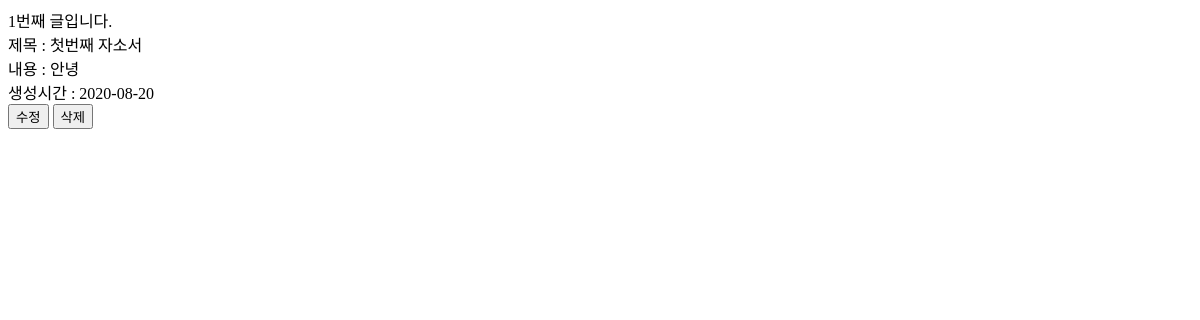
Before: /detail/1 (signed in) with the older database file.
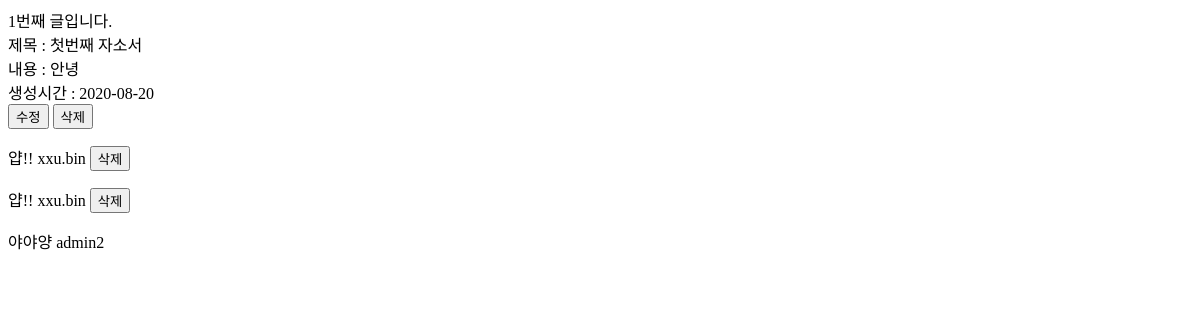
After: the same page with the newer database file.
### main/models.py (models this page shows)
class Comment(models.Model):
    content = models.CharField(max_length=100)
    author = author = models.ForeignKey(User, on_delete=models.CASCADE)
    jasoseol = models.ForeignKey(Jasoseol, on_delete=models.CASCADE)

### main/views.py (the view)
# urls.py: path('detail/<int:jss_id>', detail, name="detail"),
def detail(request, jss_id):
    my_jss = get_object_or_404(Jasoseol, pk=jss_id)
    comment_form = CommentForm()
    return render(request, 'detail.html', {'my_jss':my_jss, 'comment_form':comment_form})

### main/templates/detail.html (shortened to what this page needs)
{{my_jss.id}}번째 글입니다.
제목 : {{my_jss.title}}
내용 : {{my_jss.content}}
생성시간 : {{my_jss.updated_at|date:"Y-m-d"}}
{% if user == my_jss.author %}
<a href="{% url 'update' my_jss.id %}"><button>수정</button></a>
<a href="{% url 'delete' my_jss.id %}"> <button>삭제</button></a>
{% endif %}
{% for comment in my_jss.comment_set.all %}
<p>
    {{comment.content}} {{comment.author}}
    {% if user == comment.author %}
    <a href="{% url 'delete_comment' my_jss.id comment.id %}">
        <button>삭제</button>
    </a>
    {% endif %}
</p>
{% endfor %}

Changed rows visible on the page:
added Comment: content "얍!!", author "xxu.bin", shows "삭제"
added Comment: content "얍!!", author "xxu.bin", shows "삭제"
added Comment: content "야야양", author "admin2"
